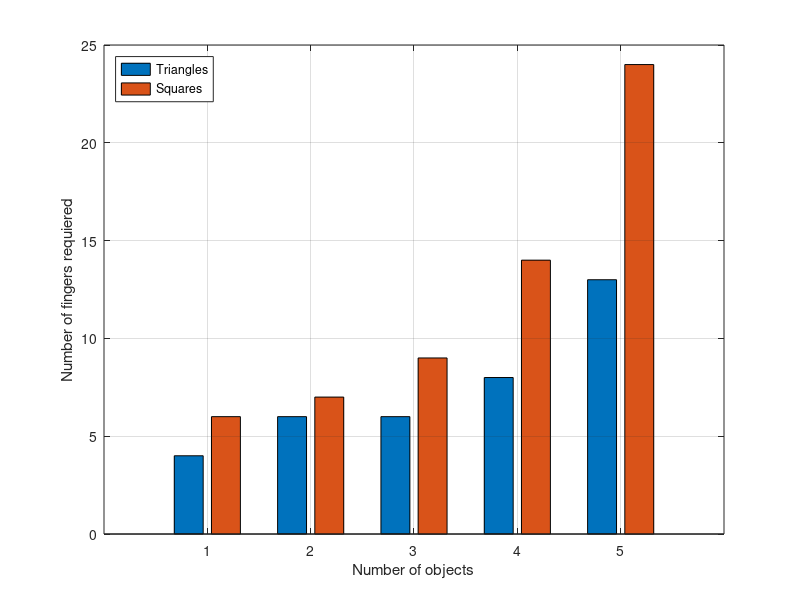

The MATLAB source for this figure: (Note: this script raises an error after producing the figure.)
clc;

x = [2 3 5 10 20];
num_fing = [4 6; 6 7; 6 9; 8 14; 13 24];
time = [1.64 1.93; 1.87 2.69; 2.246 4.47; 3.16 5.63; 5.71 8.69];

figure(90)
bar(num_fing)
grid
a = gca;
legend("Triangles",'Squares','Location','northwest')
xlabel("Number of objects")
ylabel("Number of fingers requiered")
a.XTickLabel = {'2', '3','5','10','20'};

figure(91)
bar(time)
grid
a = gca;
legend("Triangles",'Squares','Location','northwest')
xlabel("Number of objects")
ylabel("Computation time [s]")

a.XTickLabel = {'2', '3','5','10','20'};
